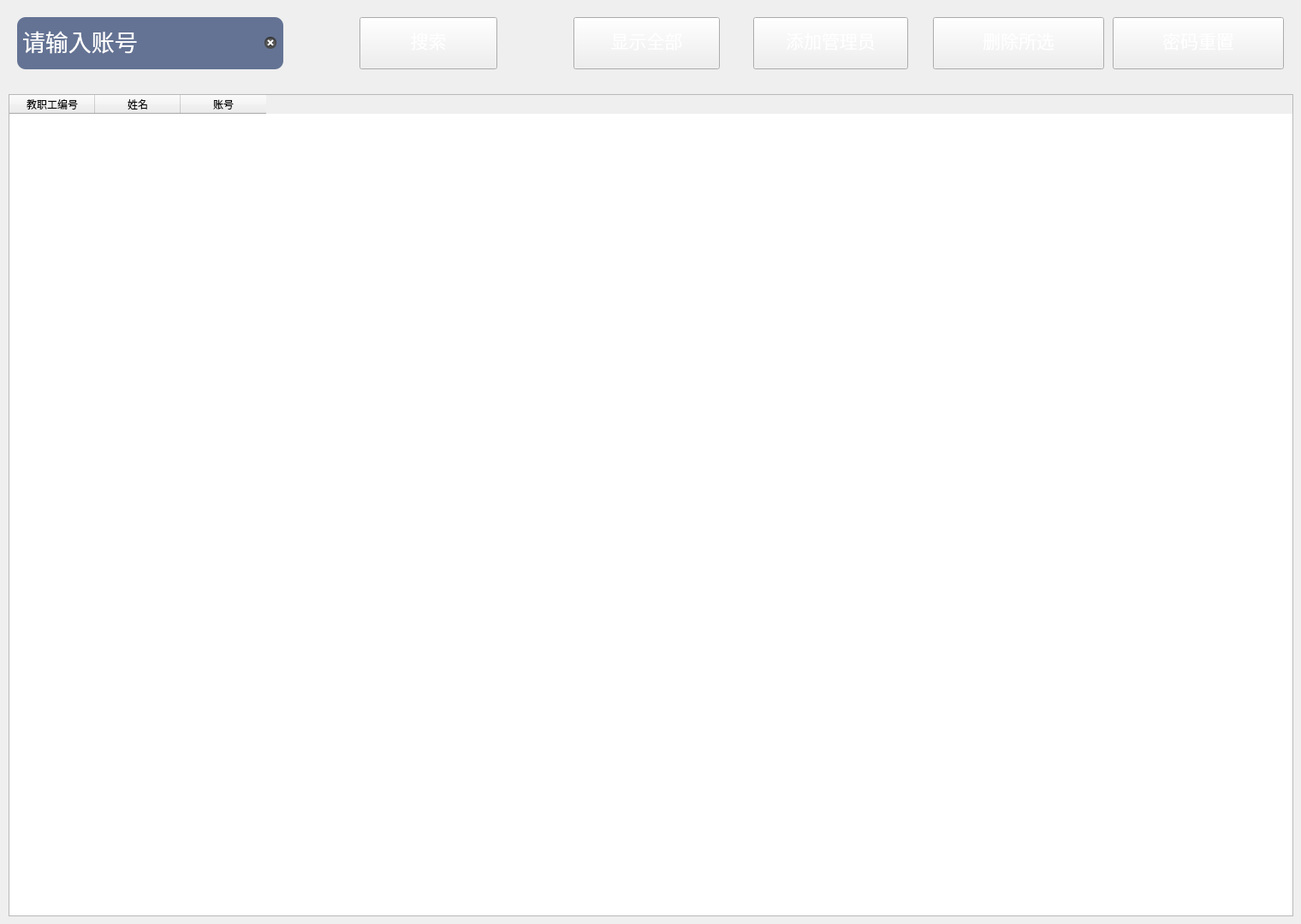
<?xml version="1.0" encoding="UTF-8"?>
<ui version="4.0">
 <class>AdminM</class>
 <widget class="QWidget" name="AdminM">
  <property name="geometry">
   <rect>
    <x>0</x>
    <y>0</y>
    <width>1520</width>
    <height>1080</height>
   </rect>
  </property>
  <property name="windowTitle">
   <string>Form</string>
  </property>
  <property name="styleSheet">
   <string notr="true">#AdminM{
	border-image: url(:/image/image/moon.png);
}
</string>
  </property>
  <widget class="QTableWidget" name="tableWidget">
   <property name="geometry">
    <rect>
     <x>10</x>
     <y>110</y>
     <width>1501</width>
     <height>961</height>
    </rect>
   </property>
   <property name="contextMenuPolicy">
    <enum>Qt::DefaultContextMenu</enum>
   </property>
   <property name="styleSheet">
    <string notr="true">font: 10pt &quot;楷体&quot;;</string>
   </property>
   <column>
    <property name="text">
     <string>教职工编号</string>
    </property>
   </column>
   <column>
    <property name="text">
     <string>姓名</string>
    </property>
   </column>
   <column>
    <property name="text">
     <string>账号</string>
    </property>
   </column>
  </widget>
  <widget class="QLineEdit" name="searchle">
   <property name="geometry">
    <rect>
     <x>20</x>
     <y>20</y>
     <width>311</width>
     <height>61</height>
    </rect>
   </property>
   <property name="font">
    <font>
     <family>楷体</family>
     <pointsize>20</pointsize>
     <weight>50</weight>
     <italic>false</italic>
     <bold>false</bold>
    </font>
   </property>
   <property name="acceptDrops">
    <bool>false</bool>
   </property>
   <property name="styleSheet">
    <string notr="true">border-radius:10px;
font: 20pt &quot;楷体&quot;;
background-color: rgb(100, 115, 148);
color: rgb(255, 255, 255);
padding:2px 4px;
</string>
   </property>
   <property name="text">
    <string>请输入账号</string>
   </property>
   <property name="maxLength">
    <number>16</number>
   </property>
   <property name="placeholderText">
    <string>输入账号</string>
   </property>
   <property name="clearButtonEnabled">
    <bool>true</bool>
   </property>
  </widget>
  <widget class="QPushButton" name="button_all">
   <property name="geometry">
    <rect>
     <x>670</x>
     <y>20</y>
     <width>171</width>
     <height>61</height>
    </rect>
   </property>
   <property name="minimumSize">
    <size>
     <width>121</width>
     <height>0</height>
    </size>
   </property>
   <property name="font">
    <font>
     <family>楷体</family>
     <pointsize>16</pointsize>
     <weight>50</weight>
     <italic>false</italic>
     <bold>false</bold>
    </font>
   </property>
   <property name="styleSheet">
    <string notr="true">QPushButton{
font: 16pt &quot;楷体&quot;;
border-image: url(:/image/image/anniu.png);
	color: rgb(255, 255, 255);
    padding-top:-8px;
}
 
QPushButton:hover{
font: 16pt &quot;楷体&quot;;
border-image: url(:/image/image/anniu2.png);
color: rgb(255, 255, 255);
padding-top:-8px;
}
QPushButton:pressed{
font: 16pt &quot;楷体&quot;;
border-image: url(:/image/image/anniu2.png);
color: rgb(255, 255, 255);
padding-top:-8px;
}</string>
   </property>
   <property name="text">
    <string>显示全部</string>
   </property>
  </widget>
  <widget class="QPushButton" name="button_search">
   <property name="geometry">
    <rect>
     <x>420</x>
     <y>20</y>
     <width>161</width>
     <height>61</height>
    </rect>
   </property>
   <property name="font">
    <font>
     <family>楷体</family>
     <pointsize>16</pointsize>
     <weight>50</weight>
     <italic>false</italic>
     <bold>false</bold>
    </font>
   </property>
   <property name="styleSheet">
    <string notr="true">QPushButton{
font: 16pt &quot;楷体&quot;;
border-image: url(:/image/image/anniu.png);
	color: rgb(255, 255, 255);
    padding-top:-8px;
}
 
QPushButton:hover{
font: 16pt &quot;楷体&quot;;
border-image: url(:/image/image/anniu2.png);
color: rgb(255, 255, 255);
padding-top:-8px;
}
QPushButton:pressed{
font: 16pt &quot;楷体&quot;;
border-image: url(:/image/image/anniu2.png);
color: rgb(255, 255, 255);
padding-top:-8px;
}</string>
   </property>
   <property name="text">
    <string>搜索</string>
   </property>
  </widget>
  <widget class="QPushButton" name="button_add">
   <property name="geometry">
    <rect>
     <x>880</x>
     <y>20</y>
     <width>181</width>
     <height>61</height>
    </rect>
   </property>
   <property name="font">
    <font>
     <family>楷体</family>
     <pointsize>16</pointsize>
     <weight>50</weight>
     <italic>false</italic>
     <bold>false</bold>
    </font>
   </property>
   <property name="styleSheet">
    <string notr="true">QPushButton{
font: 16pt &quot;楷体&quot;;
border-image: url(:/image/image/anniu.png);
	color: rgb(255, 255, 255);
    padding-top:-8px;
}
 
QPushButton:hover{
font: 16pt &quot;楷体&quot;;
border-image: url(:/image/image/anniu2.png);
color: rgb(255, 255, 255);
padding-top:-8px;
}
QPushButton:pressed{
font: 16pt &quot;楷体&quot;;
border-image: url(:/image/image/anniu2.png);
color: rgb(255, 255, 255);
padding-top:-8px;
}</string>
   </property>
   <property name="text">
    <string>添加管理员</string>
   </property>
  </widget>
  <widget class="QPushButton" name="button_delete">
   <property name="geometry">
    <rect>
     <x>1090</x>
     <y>20</y>
     <width>200</width>
     <height>61</height>
    </rect>
   </property>
   <property name="font">
    <font>
     <family>楷体</family>
     <pointsize>16</pointsize>
     <weight>50</weight>
     <italic>false</italic>
     <bold>false</bold>
    </font>
   </property>
   <property name="styleSheet">
    <string notr="true">QPushButton{
font: 16pt &quot;楷体&quot;;
border-image: url(:/image/image/anniu.png);
	color: rgb(255, 255, 255);
    padding-top:-8px;
}
 
QPushButton:hover{
font: 16pt &quot;楷体&quot;;
border-image: url(:/image/image/anniu2.png);
color: rgb(255, 255, 255);
padding-top:-8px;
}
QPushButton:pressed{
font: 16pt &quot;楷体&quot;;
border-image: url(:/image/image/anniu2.png);
color: rgb(255, 255, 255);
padding-top:-8px;
}</string>
   </property>
   <property name="text">
    <string>删除所选</string>
   </property>
  </widget>
  <widget class="QPushButton" name="button_setpas">
   <property name="geometry">
    <rect>
     <x>1300</x>
     <y>20</y>
     <width>200</width>
     <height>61</height>
    </rect>
   </property>
   <property name="font">
    <font>
     <family>楷体</family>
     <pointsize>16</pointsize>
     <weight>50</weight>
     <italic>false</italic>
     <bold>false</bold>
    </font>
   </property>
   <property name="styleSheet">
    <string notr="true">QPushButton{
font: 16pt &quot;楷体&quot;;
border-image: url(:/image/image/anniu.png);
	color: rgb(255, 255, 255);
    padding-top:-8px;
}
 
QPushButton:hover{
font: 16pt &quot;楷体&quot;;
border-image: url(:/image/image/anniu2.png);
color: rgb(255, 255, 255);
padding-top:-8px;
}
QPushButton:pressed{
font: 16pt &quot;楷体&quot;;
border-image: url(:/image/image/anniu2.png);
color: rgb(255, 255, 255);
padding-top:-8px;
}
</string>
   </property>
   <property name="text">
    <string>密码重置</string>
   </property>
  </widget>
 </widget>
 <resources/>
 <connections/>
</ui>
